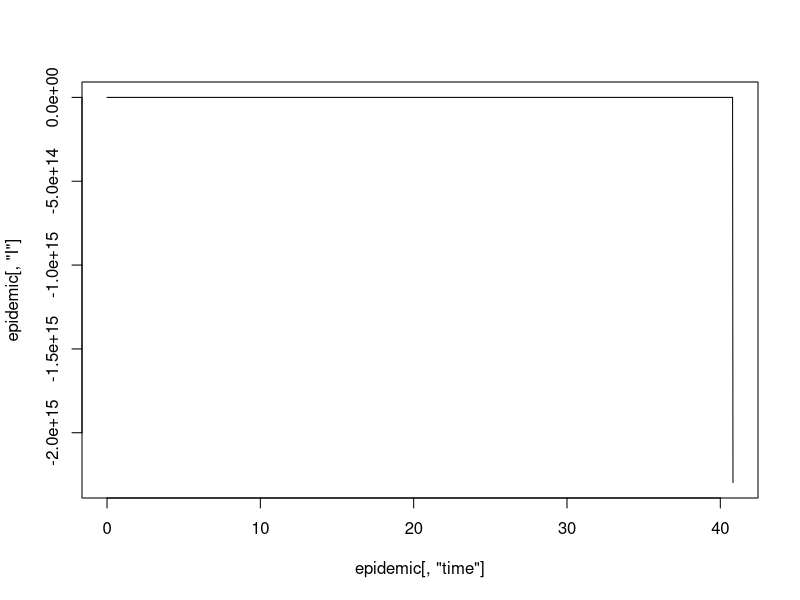
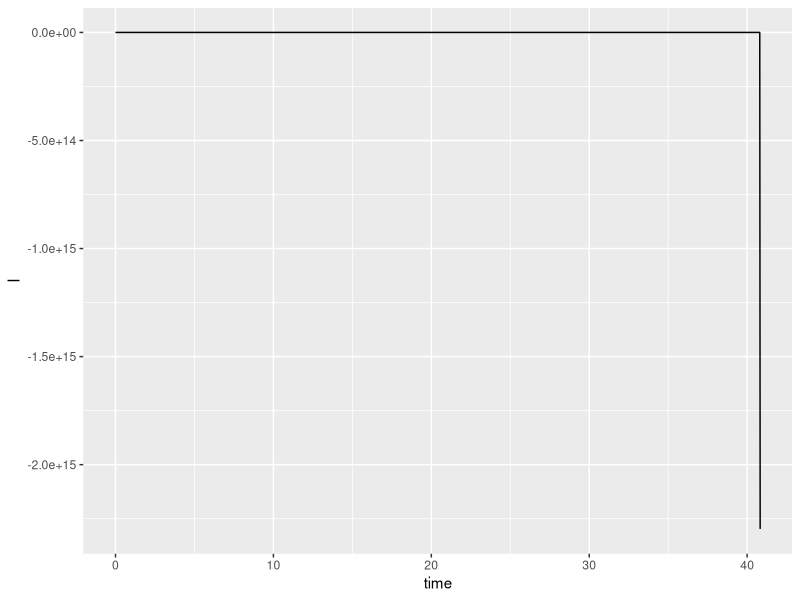
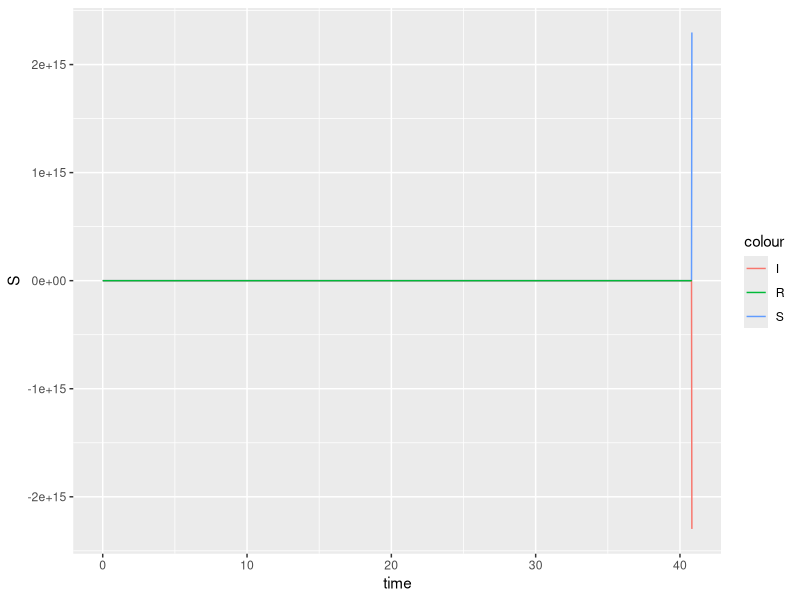
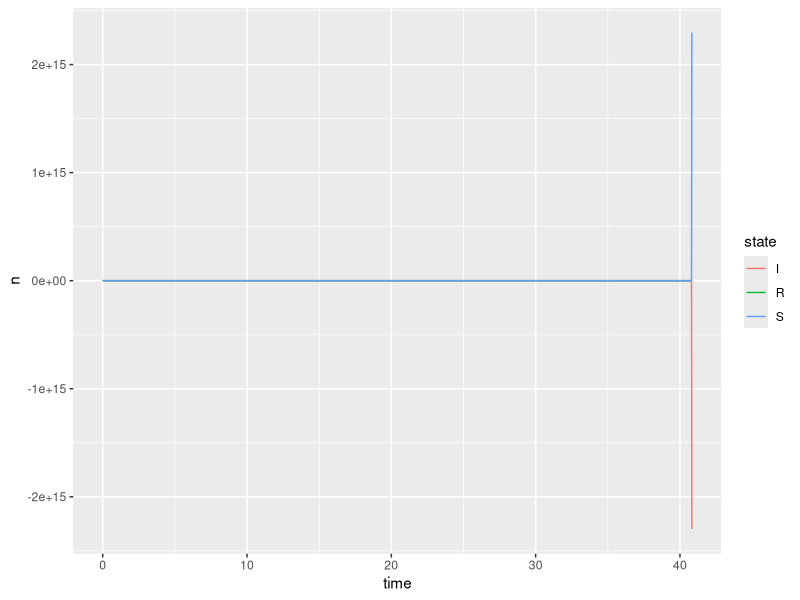
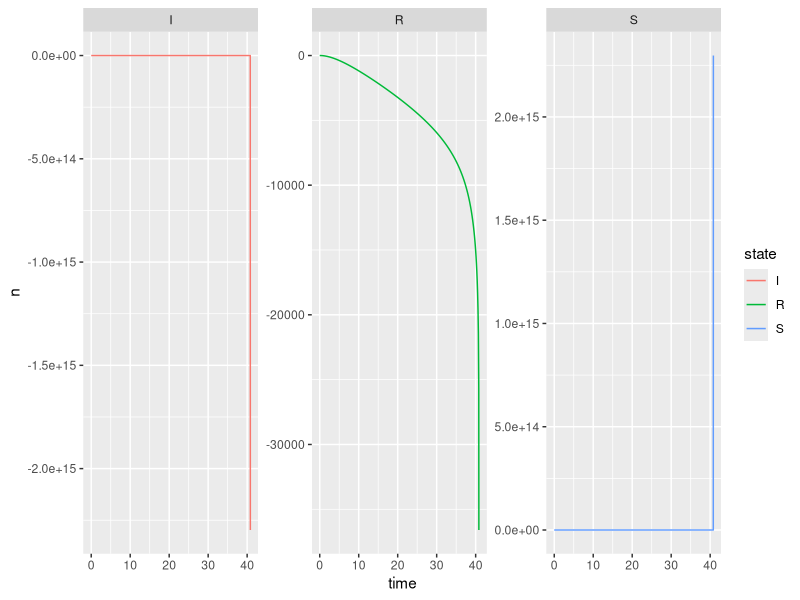
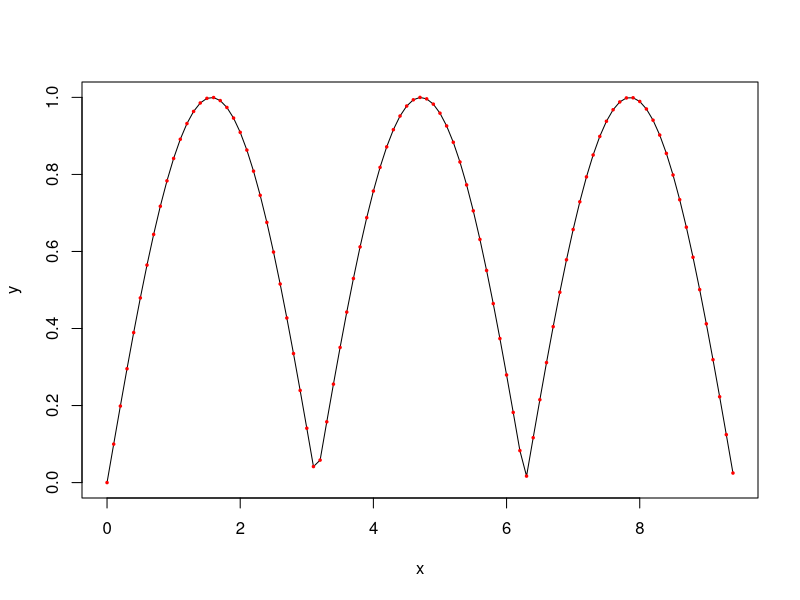
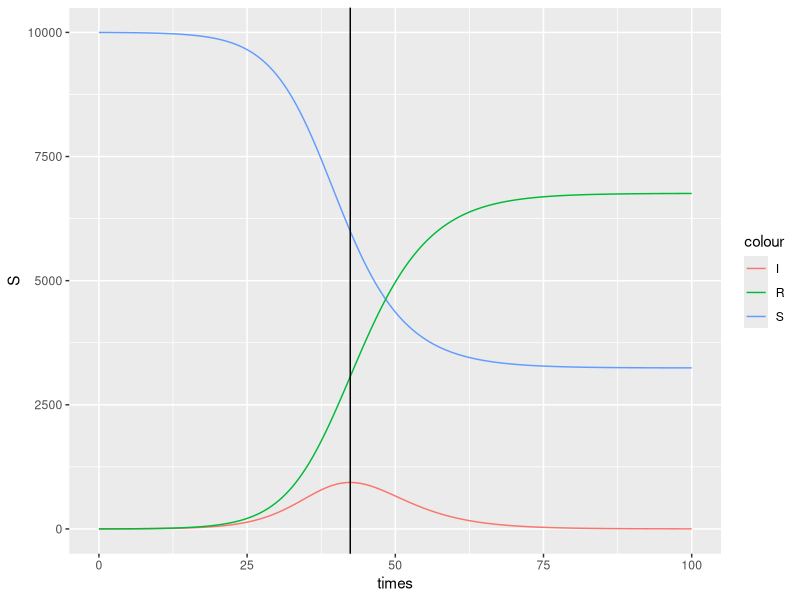

Reproduce these figures in R, in order.
library(tidyverse)
library(deSolve)

# ds/dt = -beta * S * I / N
# dI/dt =  beta * S * I / N - sigma * I
# dR/dt = sigma * I

#first need a function
#difine initial state
#create parameters and times for which to simulate
#

SIR = function(t, state, parameters){
  with(as.list(c(state, parameters)),{
    N = S + I + R
    
    dS = -beta * S * I / N + u*N - u*S      #Beta is Infection rate
    dI = beta * S * I / N - sigma * I - u*S
    dR = sigma * I - u*R
      
    return(list(c(dS,dI,dR)))
  })
}

t = 0
state = c(S=9999, I=1, R=0)
parameters = c(beta=0.1, sigma=0.3, u=0.0142)

#S=suseptible,Rrrate
#test
SIR(t, state, parameters)

#adding in time
#make sequence of numbers
times = seq(0, 100, by=0.1)
#             parameter=var
epidemic = ode(y = state, times = times, func = SIR, parms = parameters)

plot(epidemic[,'time'], epidemic[,'I'], type = 'l')
#for pretty graphs gtplot needs dataframe
epidemic = data.frame(ode(y = state, times = times, func = SIR, parms = parameters))

ggplot(epidemic, aes(x=time, y=I)) +
  geom_line()

ggplot(epidemic, aes(x=time)) +
  geom_line(aes(y=S, col='S')) +
  geom_line(aes(y=I, col='I')) +
  geom_line(aes(y=R, col='R'))

# convert to long format
epidemic = epidemic %>%
  gather(state, n, S:R) %>% #columns from s to r appended
  mutate(state = factor(state))

#now graph is alot similar in this dataframe
ggplot(epidemic, aes(x=time, y=n, col=state))+
  geom_line()

ggplot(epidemic, aes(x=time, y=n, col=state))+
  geom_line()+
  facet_wrap(~state, scales = 'free_y')

#Task 1 t=42.3 i=936
subsetI = subset(epidemic, epidemic$state=='I') #make subset
max(subsetI$n)                                  #find max
x = which(subsetI$n==max(subsetI$n))            #find index of max
subsetI$time[x]                                 #find time with index
#epidemic$time[epidemic$I==max(epidemic$I)]

#Task 2 3243 susceptible at the end
subsetS = subset(epidemic, epidemic$state=='S')
x = nrow(subsetS)
proportion = subsetS$n[x]/(state[1]+state[2])

#Task 3
x <- seq(0, 3*pi, by=0.1)
y <- numeric(length(x))
for(i in 1:length(x)){
  y[i] = abs(sin(x[i]))
}
plot(x, y, type='l')
points(x, y, pch=20, col='red', cex=0.5)

#Solutions
#Task 1
sir <- function(t, state, parameters) {
  with(as.list(c(state, parameters)), {
    N <- S+I+R
    dS <- - beta*I*S/N
    dI <- beta*I*S/N - sigma*I
    dR <- sigma*I
    return(list(c(dS,dI,dR)))
  })
}
init <- c(S=9999, I=1, R=0)
parameters <- c(beta = 0.5, sigma=0.3)
times <- seq(0, 100, by = 0.1)
epidemic <- data.frame(ode(y = init, times = times, func = sir, parms = parameters))
peakT <- epidemic$time[epidemic$I==max(epidemic$I)]
ggplot(epidemic, aes(x = times)) +
  geom_line(aes(y = S, col='S')) +
  geom_line(aes(y = I, col='I')) +
  geom_line(aes(y = R, col='R')) +
  geom_vline(xintercept = peakT)
